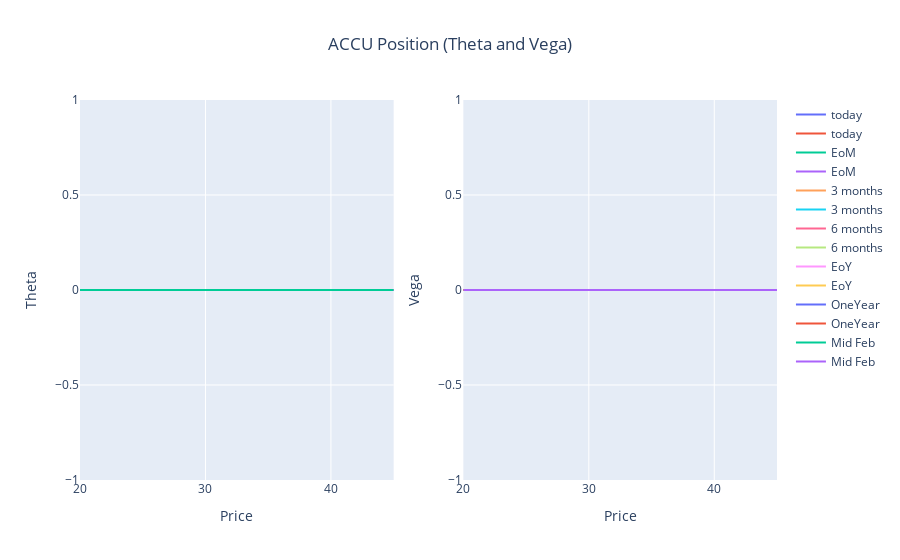

Notebook cell for this chart:
### Code cell
fig = make_subplots(rows=1, cols=2)
for i in range(0,len(fig_d.data)):
    fig.add_trace(fig_t.data[i], row=1, col=1)
    fig.add_trace(fig_v.data[i], row=1, col=2)

fig.update_layout(title={'text': 'ACCU Position (Theta and Vega)','x': 0.5,'xanchor': 'center'})

fig.update_xaxes(title_text="Price", row=1, col=1)
fig.update_yaxes(title_text="Theta", row=1, col=1)
fig.update_xaxes(title_text="Price", row=1, col=2)
fig.update_yaxes(title_text="Vega", row=1, col=2)

fig.show()

### Figure 1 — Plotly figure (JSON) as saved in the notebook; plotly's stock layout.template omitted (floating-point values rounded to 4 significant figures)
{"data": [{"name": "today", "type": "scatter", "x": [20, 21, 22, 23, 24, 25, 26, 27, 28, 29, 30, 31, 32, 33, 34, 35, 36, 37, 38, 39, 40, 41, 42, 43, 44, 45], "xaxis": "x", "y": [0, 0, 0, 0, 0, 0, 0, 0, 0, 0, 0, 0, 0, 0, 0, 0, 0, 0, 0, 0, 0, 0, 0, 0, 0, 0], "yaxis": "y"}, {"name": "today", "type": "scatter", "x": [20, 21, 22, 23, 24, 25, 26, 27, 28, 29, 30, 31, 32, 33, 34, 35, 36, 37, 38, 39, 40, 41, 42, 43, 44, 45], "xaxis": "x2", "y": [0, 0, 0, 0, 0, 0, 0, 0, 0, 0, 0, 0, 0, 0, 0, 0, 0, 0, 0, 0, 0, 0, 0, 0, 0, 0], "yaxis": "y2"}, {"name": "EoM", "type": "scatter", "x": [20, 21, 22, 23, 24, 25, 26, 27, 28, 29, 30, 31, 32, 33, 34, 35, 36, 37, 38, 39, 40, 41, 42, 43, 44, 45], "xaxis": "x", "y": [0, 0, 0, 0, 0, 0, 0, 0, 0, 0, 0, 0, 0, 0, 0, 0, 0, 0, 0, 0, 0, 0, 0, 0, 0, 0], "yaxis": "y"}, {"name": "EoM", "type": "scatter", "x": [20, 21, 22, 23, 24, 25, 26, 27, 28, 29, 30, 31, 32, 33, 34, 35, 36, 37, 38, 39, 40, 41, 42, 43, 44, 45], "xaxis": "x2", "y": [0, 0, 0, 0, 0, 0, 0, 0, 0, 0, 0, 0, 0, 0, 0, 0, 0, 0, 0, 0, 0, 0, 0, 0, 0, 0], "yaxis": "y2"}, {"name": "3 months", "type": "scatter", "x": [20, 21, 22, 23, 24, 25, 26, 27, 28, 29, 30, 31, 32, 33, 34, 35, 36, 37, 38, 39, 40, 41, 42, 43, 44, 45], "xaxis": "x", "y": [0, 0, 0, 0, 0, 0, 0, 0, 0, 0, 0, 0, 0, 0, 0, 0, 0, 0, 0, 0, 0, 0, 0, 0, 0, 0], "yaxis": "y"}, {"name": "3 months", "type": "scatter", "x": [20, 21, 22, 23, 24, 25, 26, 27, 28, 29, 30, 31, 32, 33, 34, 35, 36, 37, 38, 39, 40, 41, 42, 43, 44, 45], "xaxis": "x2", "y": [0, 0, 0, 0, 0, 0, 0, 0, 0, 0, 0, 0, 0, 0, 0, 0, 0, 0, 0, 0, 0, 0, 0, 0, 0, 0], "yaxis": "y2"}, {"name": "6 months", "type": "scatter", "x": [20, 21, 22, 23, 24, 25, 26, 27, 28, 29, 30, 31, 32, 33, 34, 35, 36, 37, 38, 39, 40, 41, 42, 43, 44, 45], "xaxis": "x", "y": [0, 0, 0, 0, 0, 0, 0, 0, 0, 0, 0, 0, 0, 0, 0, 0, 0, 0, 0, 0, 0, 0, 0, 0, 0, 0], "yaxis": "y"}, {"name": "6 months", "type": "scatter", "x": [20, 21, 22, 23, 24, 25, 26, 27, 28, 29, 30, 31, 32, 33, 34, 35, 36, 37, 38, 39, 40, 41, 42, 43, 44, 45], "xaxis": "x2", "y": [0, 0, 0, 0, 0, 0, 0, 0, 0, 0, 0, 0, 0, 0, 0, 0, 0, 0, 0, 0, 0, 0, 0, 0, 0, 0], "yaxis": "y2"}, {"name": "EoY", "type": "scatter", "x": [20, 21, 22, 23, 24, 25, 26, 27, 28, 29, 30, 31, 32, 33, 34, 35, 36, 37, 38, 39, 40, 41, 42, 43, 44, 45], "xaxis": "x", "y": [0, 0, 0, 0, 0, 0, 0, 0, 0, 0, 0, 0, 0, 0, 0, 0, 0, 0, 0, 0, 0, 0, 0, 0, 0, 0], "yaxis": "y"}, {"name": "EoY", "type": "scatter", "x": [20, 21, 22, 23, 24, 25, 26, 27, 28, 29, 30, 31, 32, 33, 34, 35, 36, 37, 38, 39, 40, 41, 42, 43, 44, 45], "xaxis": "x2", "y": [0, 0, 0, 0, 0, 0, 0, 0, 0, 0, 0, 0, 0, 0, 0, 0, 0, 0, 0, 0, 0, 0, 0, 0, 0, 0], "yaxis": "y2"}, {"name": "OneYear", "type": "scatter", "x": [20, 21, 22, 23, 24, 25, 26, 27, 28, 29, 30, 31, 32, 33, 34, 35, 36, 37, 38, 39, 40, 41, 42, 43, 44, 45], "xaxis": "x", "y": [0, 0, 0, 0, 0, 0, 0, 0, 0, 0, 0, 0, 0, 0, 0, 0, 0, 0, 0, 0, 0, 0, 0, 0, 0, 0], "yaxis": "y"}, {"name": "OneYear", "type": "scatter", "x": [20, 21, 22, 23, 24, 25, 26, 27, 28, 29, 30, 31, 32, 33, 34, 35, 36, 37, 38, 39, 40, 41, 42, 43, 44, 45], "xaxis": "x2", "y": [0, 0, 0, 0, 0, 0, 0, 0, 0, 0, 0, 0, 0, 0, 0, 0, 0, 0, 0, 0, 0, 0, 0, 0, 0, 0], "yaxis": "y2"}, {"name": "Mid Feb", "type": "scatter", "x": [20, 21, 22, 23, 24, 25, 26, 27, 28, 29, 30, 31, 32, 33, 34, 35, 36, 37, 38, 39, 40, 41, 42, 43, 44, 45], "xaxis": "x", "y": [0, 0, 0, 0, 0, 0, 0, 0, 0, 0, 0, 0, 0, 0, 0, 0, 0, 0, 0, 0, 0, 0, 0, 0, 0, 0], "yaxis": "y"}, {"name": "Mid Feb", "type": "scatter", "x": [20, 21, 22, 23, 24, 25, 26, 27, 28, 29, 30, 31, 32, 33, 34, 35, 36, 37, 38, 39, 40, 41, 42, 43, 44, 45], "xaxis": "x2", "y": [0, 0, 0, 0, 0, 0, 0, 0, 0, 0, 0, 0, 0, 0, 0, 0, 0, 0, 0, 0, 0, 0, 0, 0, 0, 0], "yaxis": "y2"}], "layout": {"title": {"text": "ACCU Position (Theta and Vega)", "x": 0.5, "xanchor": "center"}, "xaxis": {"anchor": "y", "domain": [0, 0.45], "title": {"text": "Price"}}, "xaxis2": {"anchor": "y2", "domain": [0.55, 1], "title": {"text": "Price"}}, "yaxis": {"anchor": "x", "domain": [0, 1], "title": {"text": "Theta"}}, "yaxis2": {"anchor": "x2", "domain": [0, 1], "title": {"text": "Vega"}}}}
